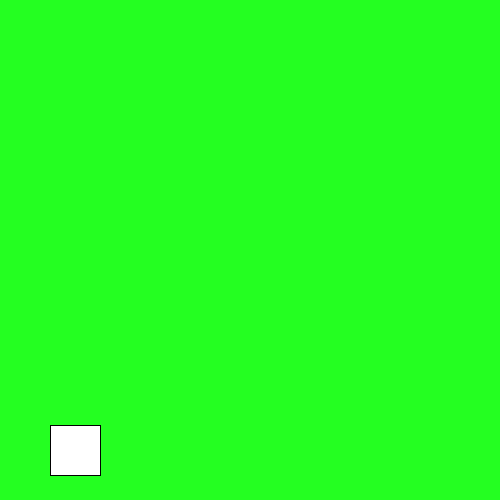
Frame 1 (no input)
Frame 60 (the mouse pressed at the canvas centre just before this capture): identical to frame 1, image omitted
Frame 120 (the mouse held since frame 60 and released just before this capture): identical to frame 1, image omitted

The Processing sketch that drew this single still picture (run headless with seeded random() and noise(); from frame 60 on, the mouse is pressed at the canvas centre):

// Processing sketch: Blackjack_2
// ── Blackjack_2.pde
String[]  kulor = {"Hjerter", "Ruder", "Klør", "Spar"};
String[] vaerdi = {"Es", "2", "3", "4", "5", "6", "7", "8", "9", "10", "Bonde", "Dame", "Konge"};
int samlet_point = 0;

void setup() {
  size(500, 500);
  background(36, 255, 33);
}

String draw_nummer(int n) {
  String nummer = vaerdi[n];
  return nummer;
}
String draw_kulor() {
  String kulor_ = kulor[int(random(4))];
  return kulor_;
}

void mousePressed() {
  if ((49 < mouseX) && (mouseX < 101) && (424 < mouseY) && (mouseY < 476)) {
    clear();
    background(36, 255, 33);  
    textSize(32);
    int nr = int(random(13));
    text(draw_kulor() + " " + draw_nummer(nr), 180, 400);
    int point = nr+1;
    if (point > 10) {
      point = 10;
    }
    samlet_point = samlet_point + point;
    text("Point:" + " " + samlet_point, 180, 440);
    if (samlet_point > 21) {
      textSize(70);
      text("YOU LOSE!", 80, 300);
    }
    if (samlet_point == 21) {
      textSize(70);
      text("YOU WIN!", 90, 300);
    }
  }
}

void draw() {
  frameRate(60);
  rect(50, 425, 50, 50);
}
